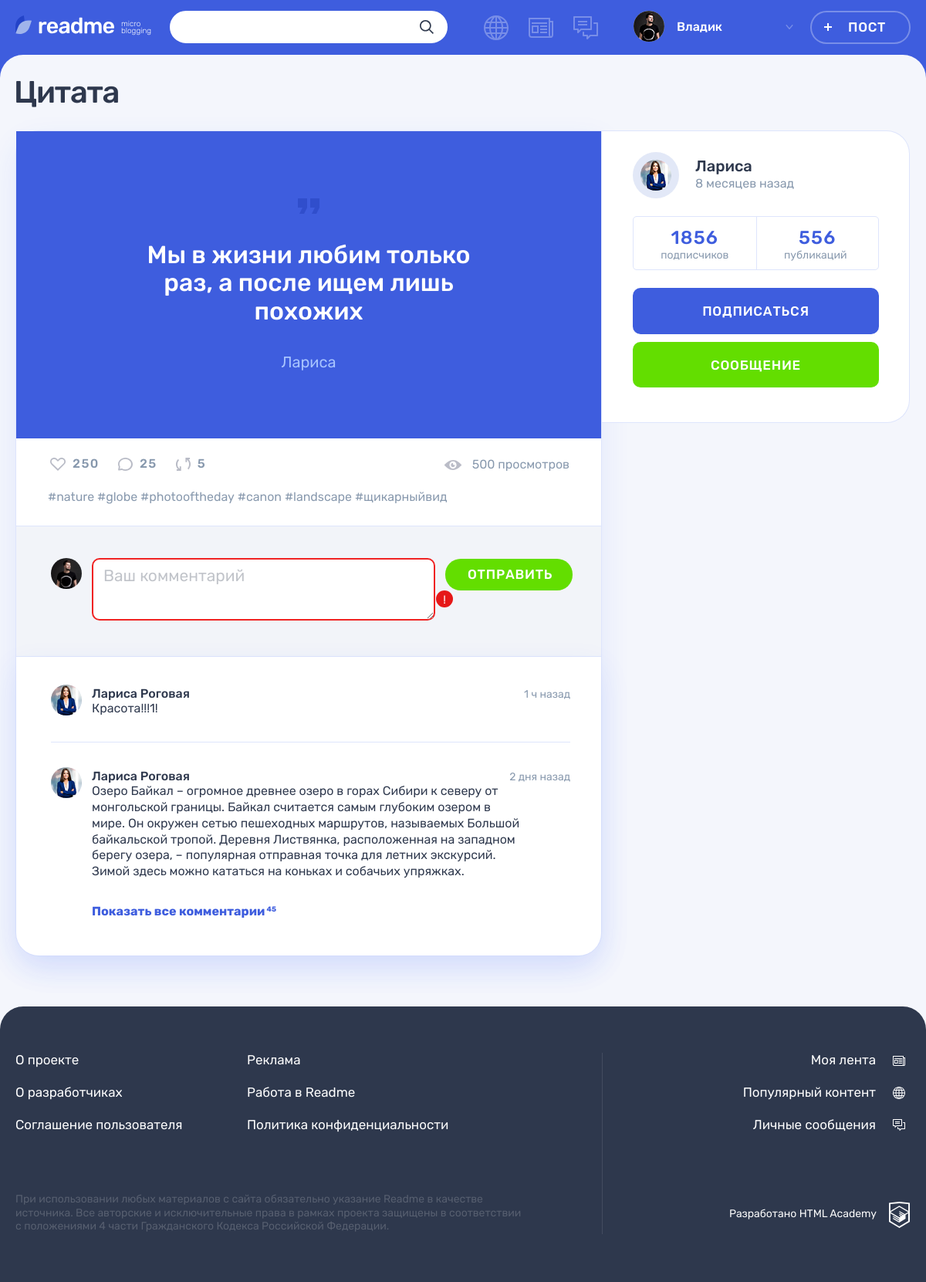
The app's page /post.php?post_id=1 (signed in) with its own data.
### tables this page shows
CREATE TABLE posts
(
  id          INT AUTO_INCREMENT PRIMARY KEY,
  created_at  DATETIME     NOT NULL,
  title       VARCHAR(200) NOT NULL,
  content     VARCHAR(1000),
  author      VARCHAR(128),
  picture_url VARCHAR(1000),
  video_url   VARCHAR(1000),
  website     VARCHAR(1000),
  views_count INT UNSIGNED DEFAULT 0,
  user_id     INT          NOT NULL,
  type_id     INT          NOT NULL,
  FOREIGN KEY (user_id) REFERENCES users (id),
  FOREIGN KEY (type_id) REFERENCES content_types (id)
);

CREATE TABLE users
(
  id            INT AUTO_INCREMENT PRIMARY KEY,
  registered_at DATETIME            NOT NULL,
  email         VARCHAR(320) UNIQUE NOT NULL,
  login         VARCHAR(128) UNIQUE NOT NULL,
  password      VARCHAR(1000)       NOT NULL,
  avatar_path   VARCHAR(125)
);

### helpers.php (called while the page is built, shortened)
<?php
function get_noun_plural_form(int $number, string $one, string $two, string $many): string
{
    $number = (int)$number;
    $mod10 = $number % 10;
    $mod100 = $number % 100;
    switch (true) {
        case ($mod10 > 5):
            return $many;
    }
}
function include_template($name, array $data = [])
{
    $name = 'templates/' . $name;
    extract($data);
    require $name;
    $result = ob_get_clean();
    return $result;
}

### database/posts.php (called while the page is built, shortened)
<?php
function fetchPostTypes(): array
{
    $query = "SELECT id, name, icon_class from content_types";
    return fetchData(prepareResult($query));
}
function fetchPostById($post_id): array
{
    $query = "SELECT created_at as created_date,
        posts.id,
        title,
        content,
        author,
        users.login,
        type_id,
        views_count,
        users.avatar_path
    FROM posts
        INNER JOIN users
            ON user_id = users.id
    WHERE posts.id = ?";
    return fetchAssocData(prepareResult($query, "i", [$post_id]));
}

### database/helpers.php (called while the page is built, shortened)
<?php
function fetchData($result): array
{
    return mysqli_fetch_all($result, MYSQLI_ASSOC);
}
function fetchAssocData($result): array
{
    $result = mysqli_fetch_assoc($result);
    return $result ?? [];
}
function prepareResult($query, $types = "", $params = []): mysqli_result {
    global $connect;
    $stmt = mysqli_prepare($connect, $query);
    if ($types !== "") {
        $result = mysqli_stmt_bind_param($stmt, $types, ...$params);
    }
    $result = mysqli_stmt_execute($stmt);
    $result = mysqli_stmt_get_result($stmt);
    return $result;
}

### functions.php (called while the page is built, shortened)
<?php
function getTimeAgo(DateTime $created_date): string
{
    $current_date = date_create();
    $diff = date_diff($current_date, $created_date);
    if ($diff->y > 0) {
        $date_count = $diff->y;
        $format = ['год', 'года', 'лет'];
    } elseif ($diff->days > 35) {
        $date_count = $diff->m;
        $format = ['месяц', 'месяца', 'месяцев'];
    } elseif ($diff->days > 7) {
        $date_count = ceil($diff->days / 7);
        $format = ['неделя', 'недели', 'недель'];
    } elseif ($diff->d > 0) {
        $date_count = $diff->d;
        $format = ['день', 'дня', 'дней'];
    } elseif ($diff->h > 0) {
        $date_count = $diff->h;
        $format = ['час', 'часа', 'часов'];
    } else {
        $date_count = $diff->i;
        $format = ['минута', 'минуты', 'минут'];
    }
    $dateType = get_noun_plural_form($date_count, ...$format);
    return $date_count . " " . $dateType . " назад";
}
function normalizePost(array $post, array $post_types): array {
    $created_date = date_create($post["created_date"]);
    $type_key = array_search((string) $post["type_id"], array_column($post_types, "id"), true);
    return [
        "id" => (string) $post["id"],
        "title" => $post["title"],
        "contain" => $post["content"],
        "author" => $post["author"],
        "user_name" => $post["login"],
        "avatar" => $post["avatar_path"],
        "views_count" => $post["views_count"],
        "created_date" => $post["created_date"],
        "type" => "post-" . $post_types[$type_key]["icon_class"],
        "time_ago" => getTimeAgo($created_date),
        "date_title" => date_format($created_date, "d.m.Y H:i"),
    ];
}
function normalizePostTypes(array $post_types): array
{
    $result = [];
    foreach ($post_types as $post_type) {
        $result[] = [
            "id" => (string) $post_type["id"],
            "name" => $post_type["name"],
            "icon_class" => $post_type["icon_class"],
        ];
    }
    return $result;
}

### templates/post.php (the view, shortened to what this page needs)
<div class="container">
    <h1 class="page__title page__title--publication"><?= htmlspecialchars($post['title']) ?></h1>
    <section class="post-details">
        <div class="post-details__wrapper <?= $post["type"] ?>">
            <div class="post-details__main-block post post--details">
                <?php
                    $template_post = include_template("/parts/post/" . $post["type"] . ".php", [
                        "id" => $post["id"],
                        "title" => $post["title"],
                        "content" => $post["contain"],
                        "author" => $post["user_name"],
                        "is_details" => true,
                        "show_title" => false,
                        "is_video_control" => false,
                    ]);
                    print($template_post);
                ?>
                <div class="post__indicators">
                    <div class="post__buttons">
                        <a class="post__indicator post__indicator--likes button" href="#" title="Лайк">
                            <svg class="post__indicator-icon" width="20" height="17">
                                <use xlink:href="#icon-heart"></use>
                            </svg>
                            <span>250</span>
                        </a>
                        <a class="post__indicator post__indicator--comments button" href="#" title="Комментарии">
                            <svg class="post__indicator-icon" width="19" height="17">
                                <use xlink:href="#icon-comment"></use>
                            </svg>
                            <span>25</span>
                        </a>
                        <a class="post__indicator post__indicator--repost button" href="#" title="Репост">
                            <svg class="post__indicator-icon" width="19" height="17">
                                <use xlink:href="#icon-repost"></use>
                            </svg>
                            <span>5</span>
                        </a>
                    </div>
                    <span class="post__view">500 просмотров</span>
                </div>
                <ul class="post__tags">
                    <li><a href="#">#nature</a></li>
                    <li><a href="#">#globe</a></li>
                    <li><a href="#">#photooftheday</a></li>
                    <li><a href="#">#canon</a></li>
                    <li><a href="#">#landscape</a></li>
                    <li><a href="#">#щикарныйвид</a></li>
                </ul>
                <div class="comments">
                    <form class="comments__form form" action="#" method="post">
                        <div class="comments__my-avatar">
                            <img class="comments__picture" src="img/userpic-medium.jpg" alt="Аватар пользователя">
                        </div>
                        <div class="form__input-section form__input-section--error">
                                <textarea id="comment" class="comments__textarea form__textarea form__input"
                                          placeholder="Ваш комментарий"></textarea>
                            <button class="form__error-button button" type="button">!</button>
                        </div>
                        <button class="comments__submit button button--green" type="submit">Отправить</button>
                    </form>
                    <div class="comments__list-wrapper">
                        <ul class="comments__list">
                            <li class="comments__item user">
                                <div class="comments__avatar">
                                    <a class="user__avatar-link" href="#">
                                        <img class="comments__picture" src="img/userpic-larisa.jpg"
                                             alt="Аватар пользователя">
                                    </a>
                                </div>
                                <div class="comments__info">
                                    <div class="comments__name-wrapper">
                                        <a class="comments__user-name" href="#">
                                            <span>Лариса Роговая</span>
                                        </a>
                                        <time class="comments__time" datetime="2019-03-20">1 ч назад</time>
                                    </div>
                                    <p class="comments__text">
                                        Красота!!!1!
                                    </p>
                                </div>
                            </li>
                            <li class="comments__item user">
                                <div class="comments__avatar">
                                    <a class="user__avatar-link" href="#">
                                        <img class="comments__picture" src="img/userpic-larisa.jpg"
                                             alt="Аватар пользователя">
                                    </a>
                                </div>
                                <div class="comments__info">
                                    <div class="comments__name-wrapper">
                                        <a class="comments__user-name" href="#">
                                            <span>Лариса Роговая</span>
                                        </a>
                                        <time class="comments__time" datetime="2019-03-18">2 дня назад</time>
                                    </div>
                                    <p class="comments__text">
                                        Озеро Байкал – огромное древнее озеро в горах Сибири к северу от монгольской
                                        границы. Байкал считается самым глубоким озером в мире. Он окружен сетью
                                        пешеходных маршрутов, называемых Большой байкальской тропой. Деревня
                                        Листвянка, расположенная на западном берегу озера, – популярная отправная
                                        точка для летних экскурсий. Зимой здесь можно кататься на коньках и собачьих
                                        упряжках.
                                    </p>
                                </div>
                            </li>
                        </ul>
                        <a class="comments__more-link" href="#">
                            <span>Показать все комментарии</span>
                            <sup class="comments__amount">45</sup>
                        </a>
                    </div>
                </div>
            </div>
            <div class="post-details__user user">
                <div class="post-details__user-info user__info">
                    <div class="post-details__avatar user__avatar">
                        <a class="post-details__avatar-link user__avatar-link" href="#">
                            <img class="post-details__picture user__picture" src="<?= htmlspecialchars($post["avatar"]) ?>"
                                 alt="Аватар пользователя">
                        </a>
                    </div>
                    <div class="post-details__name-wrapper user__name-wrapper">
                        <a class="post-details__name user__name" href="#">
                            <span><?= htmlspecialchars($post["user_name"]) ?></span>
                        </a>
                        <time class="post-details__time user__time" title="<?= htmlspecialchars($post["date_title"]) ?> datetime="<?= htmlspecialchars($post["created_date"]) ?>"><?= htmlspecialchars(
                            $post["time_ago"]
                        ) ?></time>
                    </div>
                </div>
                <div class="post-details__rating user__rating">
                    <p class="post-details__rating-item user__rating-item user__rating-item--subscribers">
                        <span class="post-details__rating-amount user__rating-amount">1856</span>
                        <span class="post-details__rating-text user__rating-text">подписчиков</span>
                    </p>
                    <p class="post-details__rating-item user__rating-item user__rating-item--publications">
                        <span class="post-details__rating-amount user__rating-amount">556</span>
                        <span class="post-details__rating-text user__rating-text">публикаций</span>
                    </p>
                </div>
                <div class="post-details__user-buttons user__buttons">
                    <button class="user__button user__button--subscription button button--main" type="button">
                        Подписаться
                    </button>
                    <a class="user__button user__button--writing button button--green" href="#">Сообщение</a>
                </div>
            </div>
        </div>
    </section>
</div>

### templates/parts/post/post-quote.php (shortened to what this page needs)
<div class="post__main">
    <blockquote>
        <p>
            <?= htmlspecialchars($content) ?>
        </p>
        <cite><?= htmlspecialchars($author) ?></cite>
    </blockquote>
</div>

### records on screen
posts: title "Цитата", content "Мы в жизни любим только раз, а после ищем лишь похожих", author "Лариса", user.avatar_path (picture)

### other values on screen
$user["login"] "Владик"
$post["user_name"] "Лариса"
$post["time_ago"] "8 месяцев назад"
